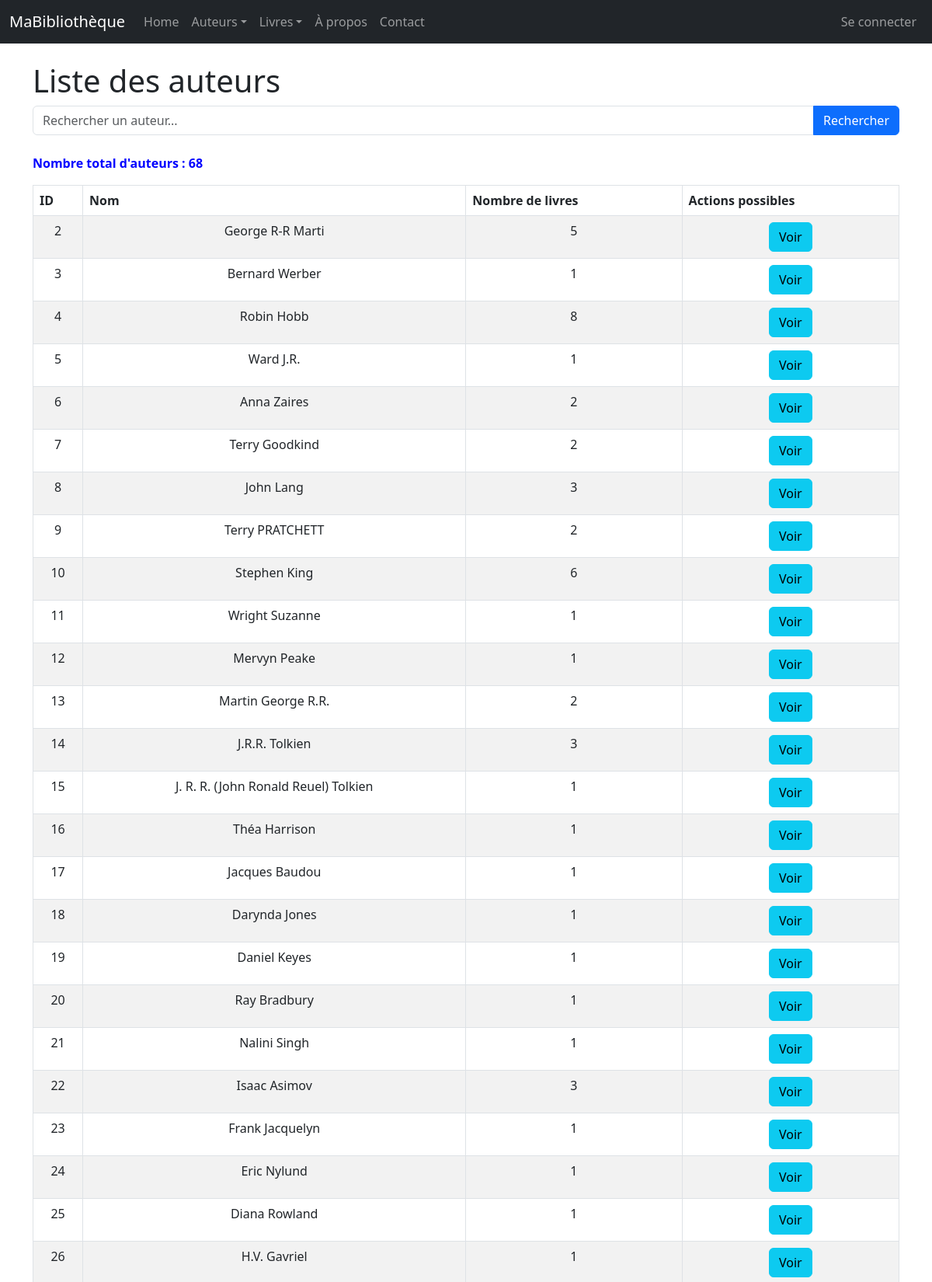
The page /auteurs/ (upper part) on the database its author committed.
### monApp/models.py (models this page shows, shortened)
class Auteur(db.Model):
    idA = db.Column(db.Integer, primary_key=True)
    Nom = db.Column(db.String(100), unique=True, nullable=False)

### monApp/views.py (the view)
@app.route('/auteurs/')
def getAuteurs():
    query = request.args.get('q', '')
    if query:
        lesAuteurs = db.session.execute(db.select(Auteur).filter(Auteur.Nom.ilike(f'%{query}%'))).scalars().all()
    else:
        lesAuteurs = db.session.execute(db.select(Auteur)).scalars().all()
    return render_template('auteurs_list.html', title="Liste des Auteurs", auteurs=lesAuteurs, query=query)

### monApp/templates/auteurs_list.html (shortened to what this page needs)
{% extends "base.html" %}
{% block main %}
<h1>Liste des auteurs</h1>
<form method="GET" action="{{ url_for('getAuteurs') }}" class="mb-4">
        <div class="input-group">
            <input type="search" name="q" class="form-control" placeholder="Rechercher un auteur..." value="{{ query or '' }}">
            <button class="btn btn-primary" type="submit">Rechercher</button>
        </div>
    </form>
<p><strong>Nombre total d'auteurs : {{ auteurs|length }}</strong></p>
<table class="table table-striped table-bordered table-hover">
    <thead>
        <tr>
            <th>ID</th>
            <th>Nom</th>
            <th>Nombre de livres</th>
            <th>Actions possibles</th>
        </tr>
    </thead>
    <tbody>
        {% for unAuteur in auteurs %}
        <tr>
            <td>{{ unAuteur.idA }}</td>
            <td>{{ unAuteur.Nom }}</td>
            <td>{{ unAuteur.livres.count() }}</td>
            <td>
                <div class="task-controls">
                    <a href="{{ url_for('viewAuteur', idA=unAuteur.idA) }}" class="btn btn-info">
                        Voir
                    </a>
                </div>
            </td>
        </tr>
        {% endfor %}
    </tbody>
</table>
{% endblock %}

### monApp/static/style.css (style rules this page uses)
h1 { color : red; font-size: 50px; }
p { color: blue; }
td, th { padding: 0.5em; text-align: center; border-collapse:initial; border: thin solid black; }
body { font-family: sans-serif; }

### rows shown on the page
Auteur: idA "2", Nom "George R-R Marti", livres.count "5"
Auteur: idA "3", Nom "Bernard Werber", livres.count "1"
Auteur: idA "4", Nom "Robin Hobb", livres.count "8"
Auteur: idA "5", Nom "Ward J.R.", livres.count "1"
Auteur: idA "6", Nom "Anna Zaires", livres.count "2"
Auteur: idA "7", Nom "Terry Goodkind", livres.count "2"
Auteur: idA "8", Nom "John Lang", livres.count "3"
Auteur: idA "9", Nom "Terry PRATCHETT", livres.count "2"
Auteur: idA "10", Nom "Stephen King", livres.count "6"
Auteur: idA "11", Nom "Wright Suzanne", livres.count "1"
Auteur: idA "12", Nom "Mervyn Peake", livres.count "1"
Auteur: idA "13", Nom "Martin George R.R.", livres.count "2"
Auteur: idA "14", Nom "J.R.R. Tolkien", livres.count "3"
Auteur: idA "15", Nom "J. R. R. (John Ronald Reuel) Tolkien", livres.count "1"
Auteur: idA "16", Nom "Théa Harrison", livres.count "1"
Auteur: idA "17", Nom "Jacques Baudou", livres.count "1"
Auteur: idA "18", Nom "Darynda Jones", livres.count "1"
Auteur: idA "19", Nom "Daniel Keyes", livres.count "1"
Auteur: idA "20", Nom "Ray Bradbury", livres.count "1"
Auteur: idA "21", Nom "Nalini Singh", livres.count "1"
Auteur: idA "22", Nom "Isaac Asimov", livres.count "3"
Auteur: idA "23", Nom "Frank Jacquelyn", livres.count "1"
Auteur: idA "24", Nom "Eric Nylund", livres.count "1"
Auteur: idA "25", Nom "Diana Rowland", livres.count "1"
Auteur: idA "26", Nom "H.V. Gavriel", livres.count "1"

### other values the page prints
{{ auteurs|length }} "68"
